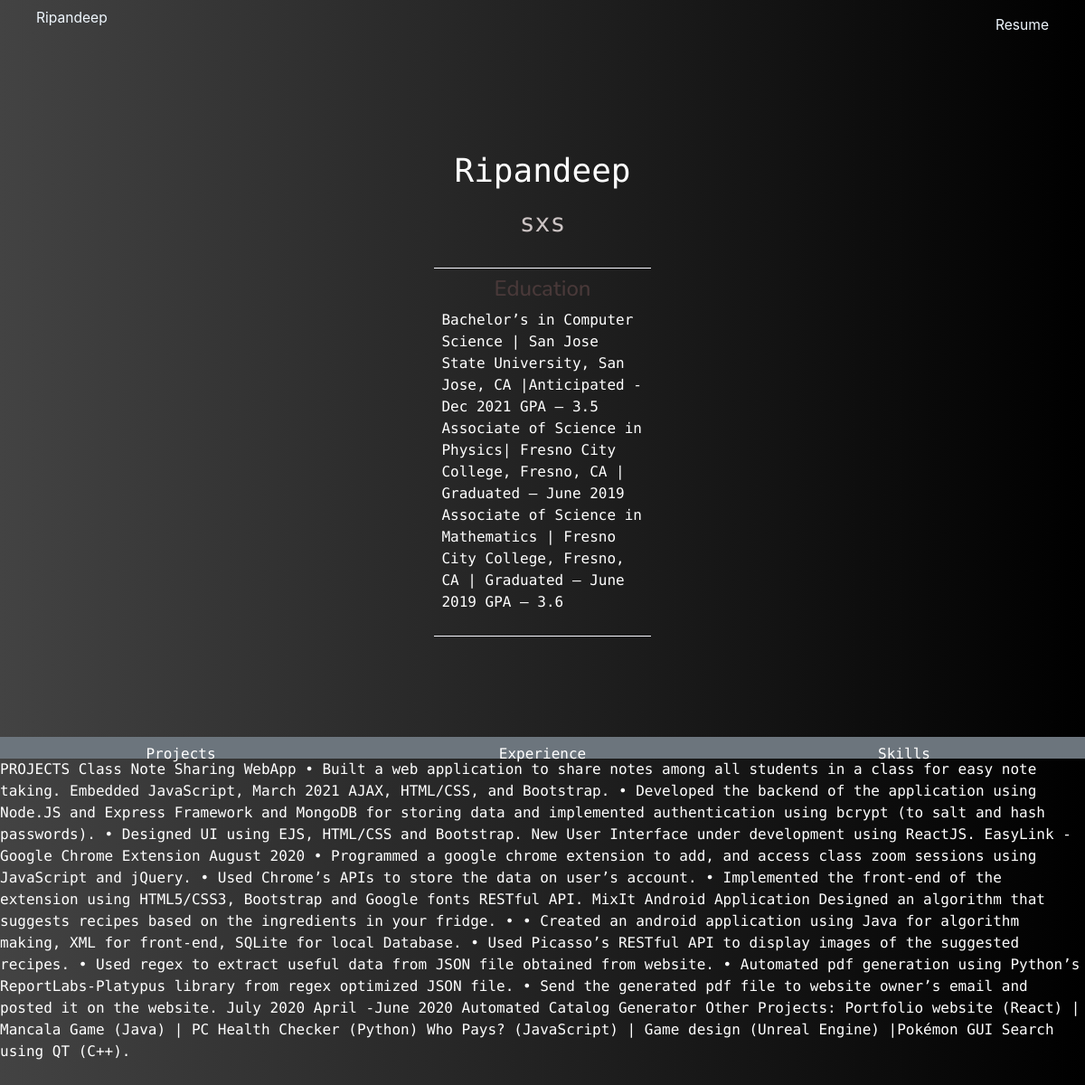
The app's page /user/6 with its own data.
### tables this page shows
CREATE TABLE user (
             user_id INTEGER PRIMARY KEY AUTOINCREMENT NOT NULL,
             name TEXT NOT NULL,
             email TEXT NOT NULL,
             phoneNumber TEXT NOT NULL,
             title TEXT NOT NULL,
             education TEXT NOT NULL,
             projects TEXT NOT NULL,
             skills TEXT NOT NULL,
             experience TEXT NOT NULL,
             fileName TEXT NOT NULL
             );

### index.py (the view)
@app.route("/user/<id>")
def showUser(id):
    dataBase = Database()
    userList = dataBase.getUser(id)
    data = {
        "id": userList[0][0],
        "name": userList[0][1],
        "email": userList[0][2],
        "phoneNumber": userList[0][3],
        "title": userList[0][4],
        "education": userList[0][5],
        "projects": userList[0][6],
        "skills": userList[0][7],
        "experience": userList[0][8],
    }
    return render_template("/portfolio_templates/default_template.html", data=data)

### database.py (called while the page is built)
    def getUser(self, user_id):
        self.__c.execute("SELECT * FROM user WHERE user_id=:user_id", {"user_id": user_id})
        results = self.__c.fetchall()
        return results

### templates/portfolio_templates/default_template.html (shortened to what this page needs)
<!DOCTYPE html>
<html lang="en">
  <head>
    <link rel="stylesheet" href="https://maxcdn.bootstrapcdn.com/bootstrap/4.0.0/css/bootstrap.min.css">
    <link
      rel="stylesheet"
      type="text/css"
      href="{{ url_for('static',filename='default_template.css') }}"
    />
  </head>
  <body>
    <nav class="navbar navbar-expand-lg navbar navbar-light>
      <button class="navbar-toggler" type="button" data-toggle="collapse" data-target="#navbarNav" aria-controls="navbarNav" aria-expanded="false" aria-label="Toggle navigation">
        <span class="navbar-toggler-icon"></span>
      <div class="collapse navbar-collapse" id="navbarNav">
        <ul class="navbar-nav">
          <div id="nv">
            <li style="color: aliceblue; font-size: 1.3vw;" class="nav-item active">
              {{data.name}}
            </li>
          <li class="nav-item active">
            <a style="color: aliceblue; font-size: 1.3vw;" class="nav-link" href="/user/resume/{{data.id}}">Resume</a>
          </li>
        </div>
        </ul>
      </div>
    </nav>
    <section id="section1">
    <h1>{{data.name}}</h1>
    <h3>{{data.title}}</h3>
    <div id="aboutme">
    <h4>Education</h4>
      <p>
        {{data.education}}
      </p>
    </div>
</section>
<section id="section2">
  <div id="buttons">
  <button id="prj" onclick="myHandler(this.id)" type="button" class="btn btn-secondary">Projects</button>
  <button id="exp" onclick="myHandler(this.id)" type="button" class="btn btn-secondary">Experience</button>
  <button id="skl" onclick="myHandler(this.id)" type="button" class="btn btn-secondary">Skills</button>
  </div>
<div id="projects">
<p>{{data.projects}}<p>
</div>
</section>
  </body>
</html>

### static/default_template.css (style rules this page uses)
body { background: #000000; background: -webkit-linear-gradient(to right, #434343, #000000); background: linear-gradient(to right, #434343, #000000); }
#section1 { width: 100%; height: 95vh; display: flex; flex-direction: column; justify-content: center; align-items: center; font-family: 'Source Code Pro', monospace; color: white; }
#section1 h1 { color: white; font-size: 3vw; }
#section1 h4 { color: rgb(73, 57, 57); font-family: 'Nunito', sans-serif; }
#aboutme { display: flex; flex-direction: column; justify-content: center; align-items: center; padding: 0.7vw; max-width: 20vw; margin-top: 2vw; border-top: solid ghostwhite 1px; border-bottom: solid ghostwhite 1px; }
#section1 h3 { margin-top: 1vw; color:rgb(204, 196, 196); }
#section2 { width: 100%; height: 100vh; display: flex; flex-direction: column; align-items: center; font-family: 'Source Code Pro', monospace; color: white; }
#buttons { width: 100%; display: flex; justify-content: center; align-items: stretch; }
#section2 button { display: inline; width: 100%; height: 2vw; border-radius: 0px; }
#nv { display: flex; width: 94vw; justify-content: space-between; overflow: hidden; }

### records on screen
user: name "Ripandeep", title "sxs", education "Bachelor’s in Computer Science | San Jose State University, San Jose, CA |Anticipated - Dec 2021 GPA – 3.5 Associate of Science in Physics| Fresno City College, Fresno, CA | Graduated – June 2019 Associate of Science in Mathematics | Fresno City College, Fresno, CA | Graduated – June 2019 GPA – 3.6", projects "PROJECTS Class Note Sharing WebApp • Built a web application to share notes among all students in a class for easy note taking. Embedded JavaScript, March 2021 AJAX, HTML/CSS, and Bootstrap. • Developed the backend of the application using Node.JS and Express Framework and MongoDB for storing data and implemented authentication using bcrypt (to salt and hash passwords). • Designed UI using EJS, HTML/CSS and Bootstrap. New User Interface under development using ReactJS. EasyLink - Google Chrome Extension August 2020 • Programmed a google chrome extension to add, and access class zoom sessions using JavaScript and jQuery. • Used Chrome’s APIs to store the data on user’s account. • Implemented…"
